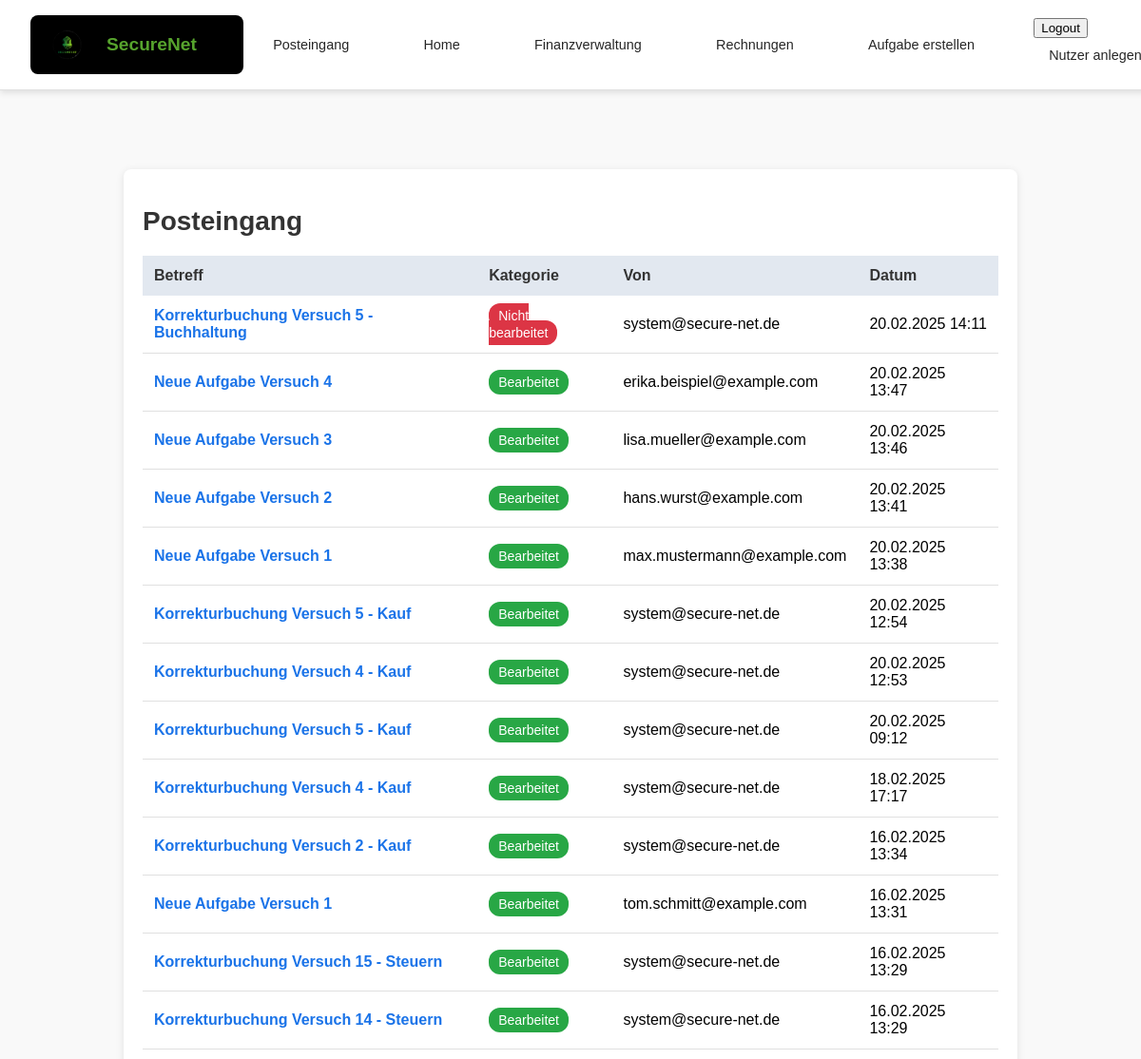
/posts/posteingang/ (signed in, upper part), run on an earlier commit of the app's database.
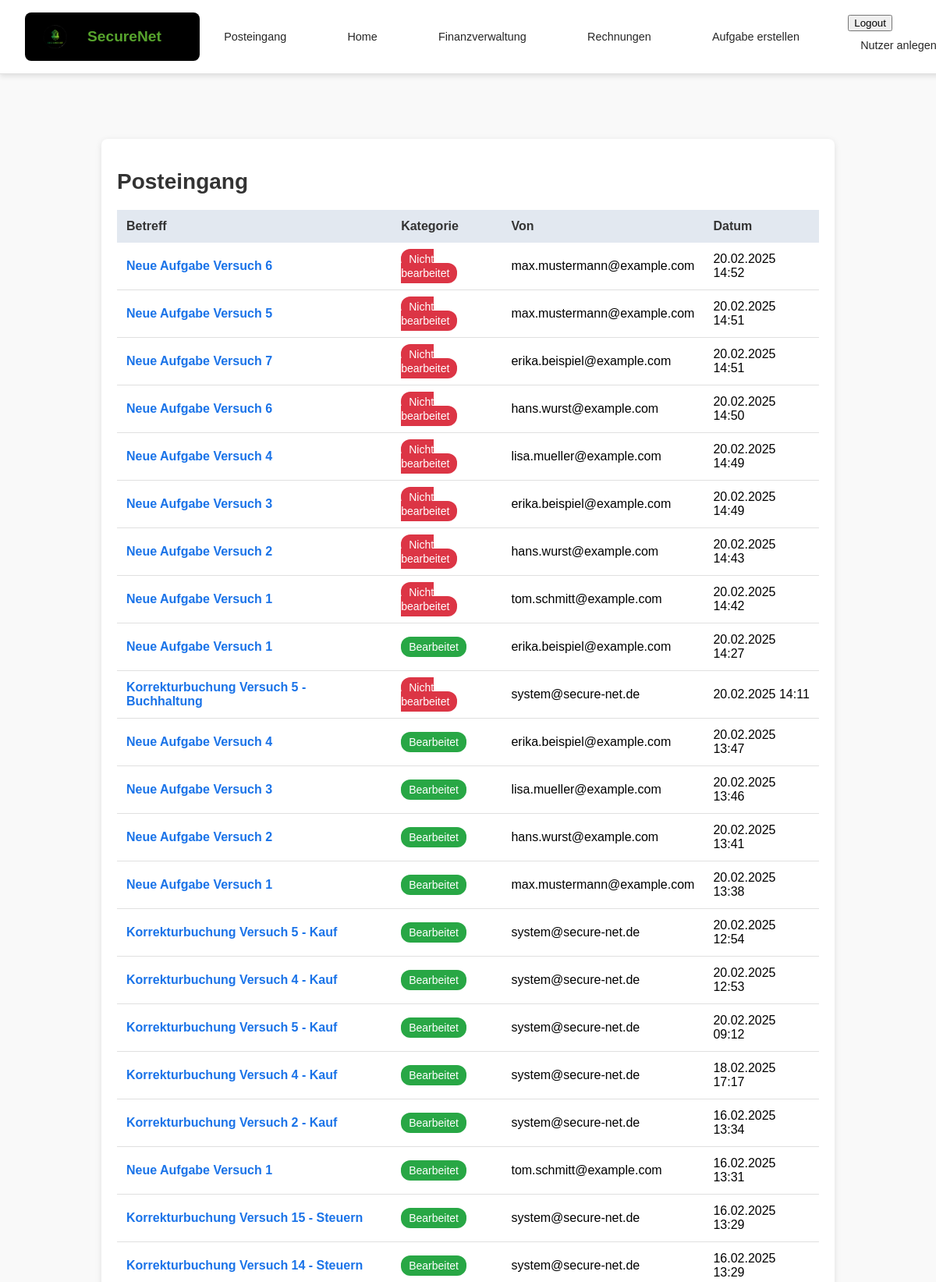
And on a later commit of the database.
### posts/models.py (models this page shows, shortened)
class Mail(models.Model):
    nutzer = models.ForeignKey(settings.AUTH_USER_MODEL, on_delete=models.CASCADE)
    aufgabe = models.ForeignKey(Aufgabe_neu, on_delete=models.CASCADE, null=True, blank=True)
    betreff = models.CharField(max_length=255)
    mailtext = models.TextField()
    versuch = models.PositiveIntegerField(default=1)
    von = models.CharField(max_length=100, default="system@secure-net.de")
    absender_name = models.CharField(max_length=100, default="")  # Neuer Name
    absender_adresse = models.CharField(max_length=255, default="")  # Neue Adresse
    datum = models.DateTimeField(auto_now_add=True)
    status = models.CharField(max_length=50, choices=[
        ('nicht bearbeitet', 'Nicht bearbeitet'),
        ('bearbeitet', 'Bearbeitet')
    ], default='nicht bearbeitet')

### posts/views.py (the view)
# urls.py: path('posteingang/', views.posteingang, name='posteingang'),
@login_required
def posteingang(request):
    mails = Mail.objects.filter(nutzer=request.user).order_by('-datum')
    for mail in mails:
        buchung_vorhanden = Buchung.objects.filter(
            aufgabe=mail.aufgabe,
            nutzer=request.user,
            versuch=mail.versuch  # Korrekte Zuordnung zum Versuch
        ).exists()
        if buchung_vorhanden:
            mail.status = 'bearbeitet'
        mail.save()
    return render(request, 'posts/posteingang.html', {'mails': mails})

### posts/templates/posts/posteingang.html (shortened to what this page needs)
{% extends 'master_layout.html' %}
{% load static%}
{% block css %}
<link rel="stylesheet" href="{% static 'css/posteingang.css' %}">
{% endblock %}
{% block content %}
    <div class="container">
        <h1 class="title">Posteingang</h1>
        <div class="table-container">
            <table class="mail-table">
                <thead>
                    <tr>
                        <th>Betreff</th>
                        <th>Kategorie</th>
                        <th>Von</th>
                        <th>Datum</th>
                    </tr>
                </thead>
                <tbody>
                    {% for mail in mails %}
                    <tr class="mail-row" onclick="window.location='{% url 'posts:mail_detail' mail.id %}'">
                        <td>
                            <span class="mail-subject">{{ mail.betreff }}</span>
                        </td>
                        <td>
                            {% if mail.status == 'bearbeitet' %}
                                <span class="status status-bearbeitet">Bearbeitet</span>
                            {% else %}
                                <span class="status status-nicht-bearbeitet">Nicht bearbeitet</span>
                            {% endif %}
                        </td>
                        <td>{{ mail.von }}</td>
                        <td>{{ mail.datum|date:"d.m.Y H:i" }}</td>
                    </tr>
                    {% empty %}
                    <tr>
                        <td colspan="4" class="empty-row">Keine Mails verfügbar.</td>
                    </tr>
                    {% endfor %}
                </tbody>
            </table>
        </div>
    </div>
{% endblock %}

### templates/master_layout.html (shortened to what this page needs)
{% load static %}
<!DOCTYPE html>
<html lang="en">
<head>
    <link rel="stylesheet" href="{% static 'css/master_layout.css' %}">
    {% block css %}
    {% endblock %}
</head>
<body>
    <div class="page-container">
        <header class="header-container">
            <div class="logo-container">
                <img src="/media/securenet-logo.png"
                     alt="SecureNet Logo"
                     class="securenet-logo">
                <span class="logo-text">SecureNet</span>
            </div>
            <nav class="navigation-bar">
                    <a href="{% url 'posts:posteingang' %}" class="nav-element">Posteingang</a>
                    <a href="{% url 'frontpage' %}" class="nav-element">Home</a>
                    <a href="#" class="nav-element">Finanzverwaltung</a>
                    <a href="{% url 'posts:rechnung' %}" class="nav-element">Rechnungen</a>
                    <a href="{% url 'posts:aufgabe_erstellen' %}" class="nav-element">Aufgabe erstellen</a>
                    {% if user.is_authenticated %}
                    <form class="logout" action="{%url 'users:logout' %}" method = "post">
                        <button class="logout-button" title="User Logout">Logout</button>
                        <a class = "nav-element" href="{% url 'users:register' %}">Nutzer anlegen</a>
                    </form>
                    {% else %}
                        <a class = "nav-element" href="{% url 'users:login' %}">Login</a>
                    {% endif %}
            </nav>
        </header>
    </div>
    <div class="content-container">
        {% block content %}{% endblock %}
    </div>
</body>
</html>

### static/css/master_layout.css (style rules this page uses)
body { margin: 0; padding: 0; font-family: Arial, sans-serif; background-color: #f9f9f9; }
.page-container { width: 100%; background: #FFFFFF; display: flex; flex-direction: column; align-items: flex-start; }
.content-container { flex-grow: 1; margin-top: 6rem; padding: 2rem; width: 100%; box-sizing: border-box; }
.header-container { width: 100%; display: flex; flex-direction: row; align-items: center; position: fixed; background: #FFFFFF; z-index: 1000; border-bottom: 0.1rem solid #E0E0E0; box-shadow: 0rem 0.2rem 0.4rem rgba(0, 0, 0, 0.1); padding: 1rem 2rem; justify-content: space-between; }
.logo-container { display: flex; align-items: center; background: #000000; color: #FFFFFF; padding: 0.8rem 1rem; border-radius: 0.5rem; gap: 1rem; width: 12rem; }
.securenet-logo { width: 3rem; height: auto; }
.logo-text { font-size: 1.2rem; font-weight: bold; color: #57a42d; }
.navigation-bar { display: flex; justify-content: space-around; align-items: center; gap: 1rem; flex-grow: 1; flex-wrap: wrap; }
.nav-element { display: flex; align-items: center; gap: 0.5rem; color: #262626; font-size: 0.9rem; text-decoration: none; padding: 0.6rem 1rem; border-radius: 0.5rem; background: #FFFFFF; transition: background-color 0.3s ease, transform 0.2s ease; }

### static/css/posteingang.css (style rules this page uses)
.container { max-width: 900px; margin: 50px auto; padding: 20px; background-color: #ffffff; border-radius: 8px; box-shadow: 0px 2px 8px rgba(0, 0, 0, 0.1); }
.title { font-size: 28px; color: #333333; margin-bottom: 20px; }
.table-container { overflow-x: auto; }
.mail-table { width: 100%; border-collapse: collapse; font-size: 16px; }
.mail-table th { background-color: #e2e8f0; color: #333333; padding: 12px; text-align: left; }
.mail-table td { padding: 12px; border-bottom: 1px solid #e0e0e0; cursor: pointer; }
.mail-subject { font-weight: bold; color: #1a73e8; }
.status { padding: 5px 10px; border-radius: 12px; font-size: 14px; color: #ffffff; }
.status-bearbeitet { background-color: #28a745; }
.status-nicht-bearbeitet { background-color: #dc3545; }

What changed in the data, as far as the page shows it:
added Mail: betreff "Neue Aufgabe Versuch 6", status "Nicht bearbeitet", von "max.mustermann@example.com", datum "20.02.2025 14:52"
added Mail: betreff "Neue Aufgabe Versuch 5", status "Nicht bearbeitet", von "max.mustermann@example.com", datum "20.02.2025 14:51"
added Mail: betreff "Neue Aufgabe Versuch 7", status "Nicht bearbeitet", von "erika.beispiel@example.com", datum "20.02.2025 14:51"
added Mail: betreff "Neue Aufgabe Versuch 6", status "Nicht bearbeitet", von "hans.wurst@example.com", datum "20.02.2025 14:50"
added Mail: betreff "Neue Aufgabe Versuch 4", status "Nicht bearbeitet", von "lisa.mueller@example.com", datum "20.02.2025 14:49"
added Mail: betreff "Neue Aufgabe Versuch 3", status "Nicht bearbeitet", von "erika.beispiel@example.com", datum "20.02.2025 14:49"
added Mail: betreff "Neue Aufgabe Versuch 2", status "Nicht bearbeitet", von "hans.wurst@example.com", datum "20.02.2025 14:43"
added Mail: betreff "Neue Aufgabe Versuch 1", status "Nicht bearbeitet", von "tom.schmitt@example.com", datum "20.02.2025 14:42"
added Mail: betreff "Neue Aufgabe Versuch 1", status "Bearbeitet", von "erika.beispiel@example.com", datum "20.02.2025 14:27"
